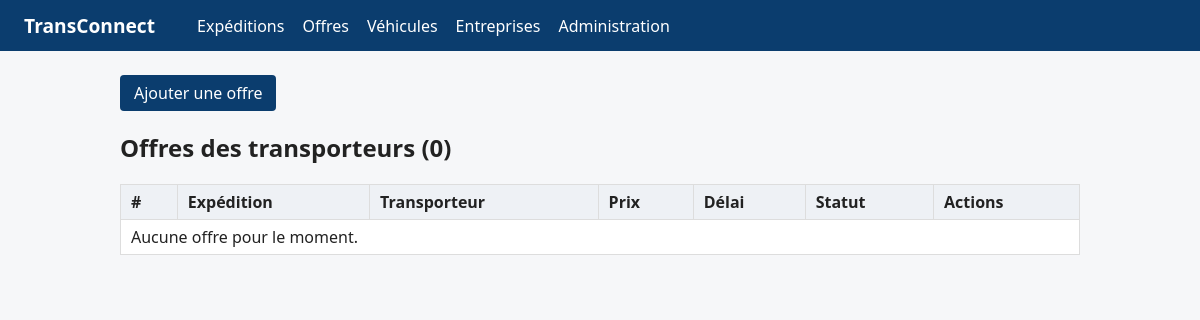
The page /offres/ on the database as committed earlier.
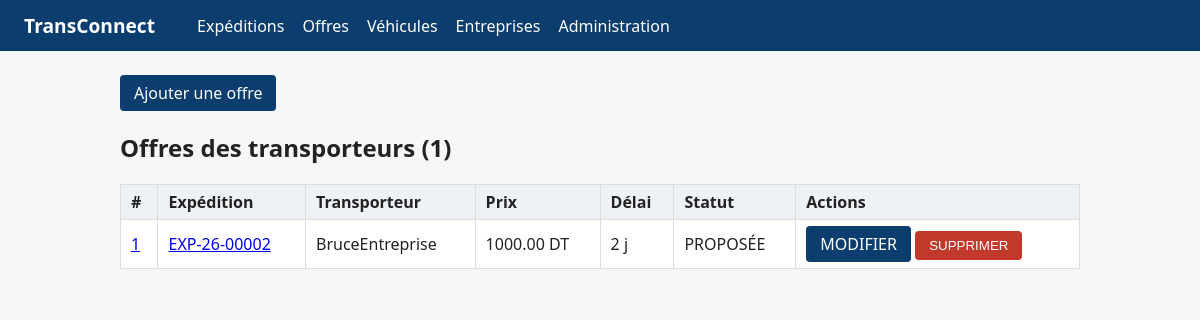
The same page on the database as committed later.
### OffresApp/models.py (models this page shows, shortened)
class Offre(models.Model):
    STATUT_CHOICES = [
        ('proposee', 'Proposée'),
        ('acceptee', 'Acceptée'),
        ('refusee', 'Refusée'),
        ('retiree', 'Retirée'),
    ]
    prix = models.DecimalField(
        max_digits=10,
        decimal_places=2,
        validators=[MinValueValidator(Decimal('0.01'))],
    )
    delai_jours = models.PositiveIntegerField(validators=[MinValueValidator(1)])
    statut = models.CharField(max_length=20, choices=STATUT_CHOICES, default='proposee')
    date_proposition = models.DateField(auto_now_add=True)
    expedition = models.ForeignKey(
        Expedition,
        on_delete=models.CASCADE,
        related_name='offres',
    )
    transporteur = models.ForeignKey(
        Entreprise,
        on_delete=models.CASCADE,
        related_name='offres_proposees',
    )
    vehicule = models.ForeignKey(
        Vehicule,
        on_delete=models.PROTECT,
        related_name='offres',
    )
    created_at = models.DateTimeField(auto_now_add=True)
    updated_at = models.DateTimeField(auto_now=True)

### ExpeditionsApp/models.py (models this page shows, shortened)
class Expedition(models.Model):
    STATUT_CHOICES = [
        ('publiee', 'Publiée'),
        ('attribuee', 'Attribuée'),
        ('en_cours', 'En cours'),
        ('livree', 'Livrée'),
        ('annulee', 'Annulée'),
    ]
    reference = models.CharField(
        max_length=12,
        unique=True,
        blank=True,
        editable=False,
        validators=[RegexValidator(r'^EXP-\d{2}-\d{5}$', "Format attendu : EXP-AA-NNNNN")],
    )
    ville_depart = models.CharField(max_length=100)
    ville_arrivee = models.CharField(max_length=100)
    poids_kg = models.DecimalField(
        max_digits=10,
        decimal_places=2,
        validators=[MinValueValidator(Decimal('0.01'))],
    )
    date_souhaitee = models.DateField()
    description = models.TextField(blank=True)
    statut = models.CharField(max_length=20, choices=STATUT_CHOICES, default='publiee')
    entreprise = models.ForeignKey(
        Entreprise,
        on_delete=models.CASCADE,
        related_name='expéditions',
    )
    created_at = models.DateTimeField(auto_now_add=True)
    updated_at = models.DateTimeField(auto_now=True)

### EntreprisesApp/models.py (models this page shows, shortened)
class Entreprise(models.Model):
    TYPE_CHOICES = [
        ('chargeur', 'Chargeur'),
        ('transporteur', 'Transporteur'),
    ]
    raison_sociale = models.CharField(max_length=150)
    matricule_fiscal = models.CharField(
        max_length=17,
        unique=True,
        validators=[
            RegexValidator(
                regex=MATRICULE_REGEX,
                message="Matricule fiscal invalide (ex. 1234567AAM000 ou 1234567/A/A/M/000).",
            )
        ],
    )
    type_entreprise = models.CharField(max_length=20, choices=TYPE_CHOICES)
    adresse = models.TextField(validators=[MinLengthValidator(20)])
    utilisateur = models.OneToOneField(
        settings.AUTH_USER_MODEL,
        on_delete=models.CASCADE,
        related_name='entreprise',
    )
    created_at = models.DateTimeField(auto_now_add=True)
    updated_at = models.DateTimeField(auto_now=True)

### OffresApp/views.py (the view)
# urls.py: path('', views.liste_offres, name='liste'),
def liste_offres(request):
    offres = (
        Offre.objects
        .select_related('expedition', 'transporteur', 'vehicule')
        .order_by('-date_proposition', '-pk')
    )
    return render(request, 'offres/liste.html', {'offres': offres})

### OffresApp/templates/offres/liste.html (shortened to what this page needs)
{% extends 'base.html' %}
{% block content %}
<p><a class="button" href="{% url 'offres:ajouter' %}">Ajouter une offre</a></p>
<h2>Offres des transporteurs ({{ offres|length }})</h2>
<table>
<thead>
<tr><th>#</th><th>Expédition</th><th>Transporteur</th><th>Prix</th><th>Délai</th><th>Statut</th><th>Actions</th></tr>
</thead>
<tbody>
{% for offre in offres %}
<tr>
    <td><a href="{% url 'offres:detail' offre.pk %}">{{ offre.pk }}</a></td>
    <td><a href="{% url 'expeditions:detail' offre.expedition.reference %}">{{ offre.expedition.reference }}</a></td>
    <td>{{ offre.transporteur.raison_sociale }}</td>
    <td>{{ offre.prix|floatformat:2 }} DT</td>
    <td>{{ offre.delai_jours }} j</td>
    <td>{{ offre.get_statut_display|upper }}</td>
    <td>
        {% if offre.statut != 'acceptee' %}
        <a class="button" href="{% url 'offres:modifier' offre.pk %}">MODIFIER</a>
        <form class="inline-form" method="post" action="{% url 'offres:supprimer' offre.pk %}"
              onsubmit="return confirm('Supprimer cette offre ?');">
            <button class="danger" type="submit">SUPPRIMER</button>
        </form>
        {% else %}
        Modification et suppression indisponibles pour une offre acceptée.
        {% endif %}
    </td>
</tr>
{% empty %}
<tr><td colspan="7">Aucune offre pour le moment.</td></tr>
{% endfor %}
</tbody>
</table>
{% endblock %}

Rows that differ between the two databases and show on the page:
added Offre: pk "1", expedition.reference "EXP-26-00002", transporteur.raison_sociale "BruceEntreprise", prix "1000.00", delai_jours "2", statut "PROPOSÉE", shows "MODIFIER"
Other text that changed with them:
{{ offres|length }}: "0" → "1"
text no longer shown: "Aucune offre pour le moment."
